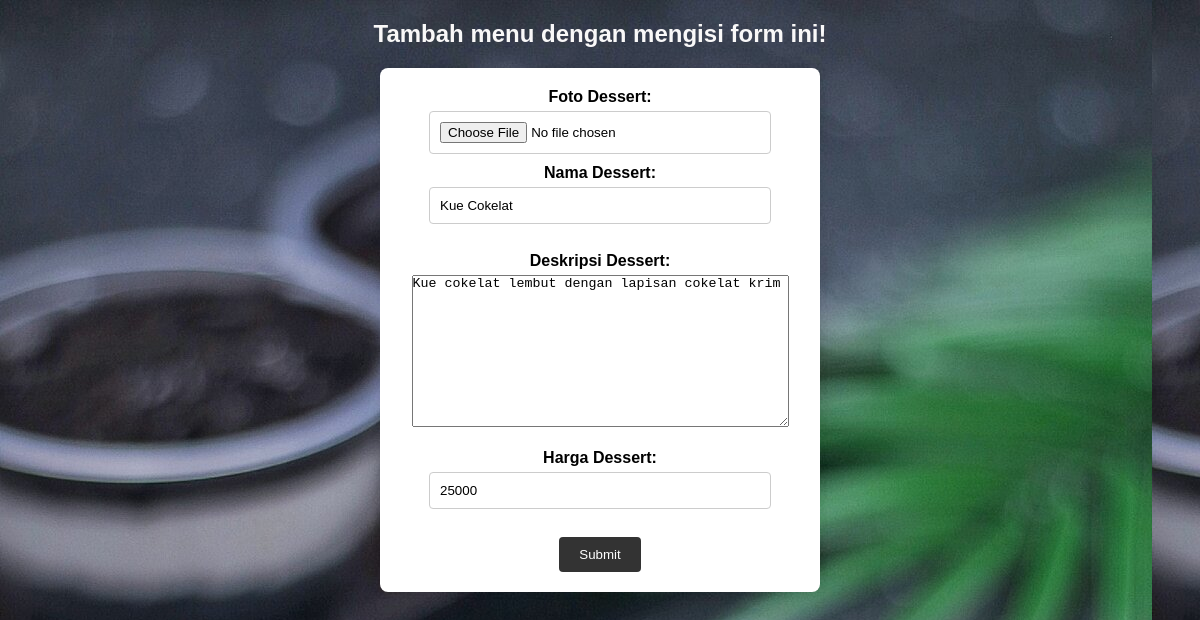
Screenshot of /ubahMenu.php?id=1 with the database file from the repository.
### tables this page shows
CREATE TABLE `menu` (
  `id_menu` int(11) NOT NULL,
  `nama` varchar(50) NOT NULL,
  `harga` int(11) NOT NULL,
  `deskripsi` varchar(255) NOT NULL,
  `gambar` varchar(255) NOT NULL
);

### ubahMenu.php (the view, shortened to what this page needs)
<?php
require "function.php";
$id = $_GET["id"];
$queryUbah = mysqli_query($conn, "SELECT * FROM menu WHERE id_menu = $id");
$menu = mysqli_fetch_assoc($queryUbah);
?>
<!DOCTYPE html>
<html lang="en">
<head>
    <link rel="stylesheet" href="formstyle.css">
</head>
<body>
    <h2>Tambah menu dengan mengisi form ini!</h2>
    <form method="POST" action="" enctype="multipart/form-data">
        <label for="gambar">Foto Dessert:</label>
        <input type="file" name="gambar" id="gambar" accept="image/*">
        <label for="nama">Nama Dessert:</label>
        <input type="text" value="<?= $menu["nama"] ?>" id="nama" name="nama" required><br><br>
        <label for="deskripsi">Deskripsi Dessert:</label>
        <textarea name="deskripsi" id="deskripsi" cols="45" rows="10" required><?= $menu["deskripsi"] ?></textarea><br><br>
        <label for="harga">Harga Dessert:</label>
        <input type="number" value="<?= $menu["harga"] ?>" id="harga" name="harga" required><br><br>
        <input type="submit" name="kirim">
    </form>
</body>
</html>

### formstyle.css (style rules this page uses)
* { margin: 0; padding: 0; }
body { font-family: Arial, sans-serif; background-color: #f0f0f0; text-align: center; padding: 20px; background-image: url("dessert.jpeg"); }
form { background-color: #ffffff; border-radius: 8px; box-shadow: 0 0 10px rgba(0, 0, 0, 0.1); padding: 20px; max-width: 400px; margin: 0 auto; }
h2 { color: #f9f8f8; font-size: 24px; margin-bottom: 20px; }
label { display: block; font-weight: bold; margin-bottom: 5px; }
input[type="text"], input[type="number"], input[type="date"], select, input[type="file"] { width: 80%; padding: 10px; margin-bottom: 10px; border: 1px solid #ccc; border-radius: 4px; }
input[type="submit"] { background-color: #333; color: #fff; padding: 10px 20px; border: none; border-radius: 4px; cursor: pointer; }

### rows the page displays
menu: nama "Kue Cokelat", deskripsi "Kue cokelat lembut dengan lapisan cokelat krim", harga "25000"
